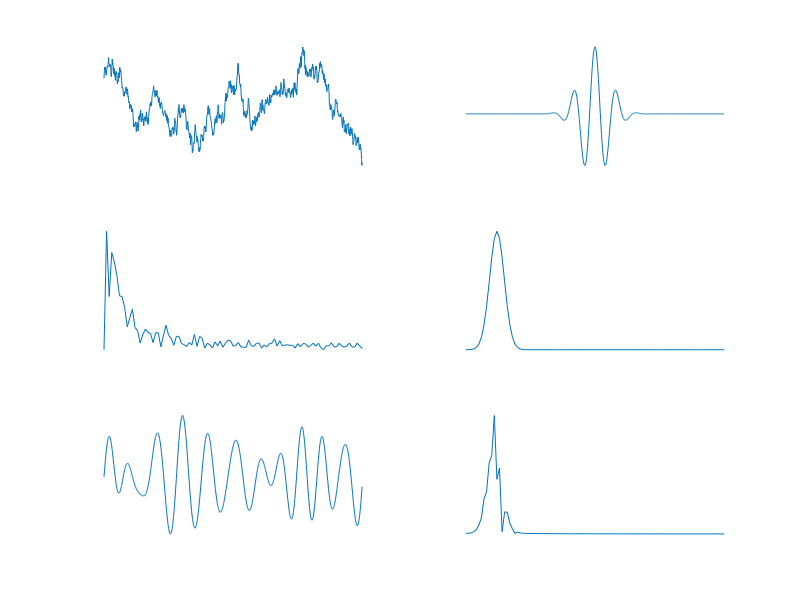

Source code (MATLAB):




t = linspace(-2*pi,2*pi,1000);
s = detrend(cumsum(randn(length(t),1)));
k = cos(6*t) .* exp(-t.^2);
k = k*(sum(k)*2*pi/7.7);
r = conv(s,k,'same');
hz = linspace(0,1,length(t));

clf
subplot(321), plot(t,s), axis tight, axis off
subplot(322), plot(t,k), axis tight, axis off

subplot(323), plot(hz,abs(fft(s))), axis tight, axis off
set(gca,'xlim',[0 .1])

subplot(324), plot(hz,abs(fft(k))), axis tight, axis off
set(gca,'xlim',[0 .1])


subplot(325), plot(t,r), axis tight, axis off
subplot(326), plot(hz,abs(fft(r))), axis tight, axis off
set(gca,'xlim',[0 .1])
